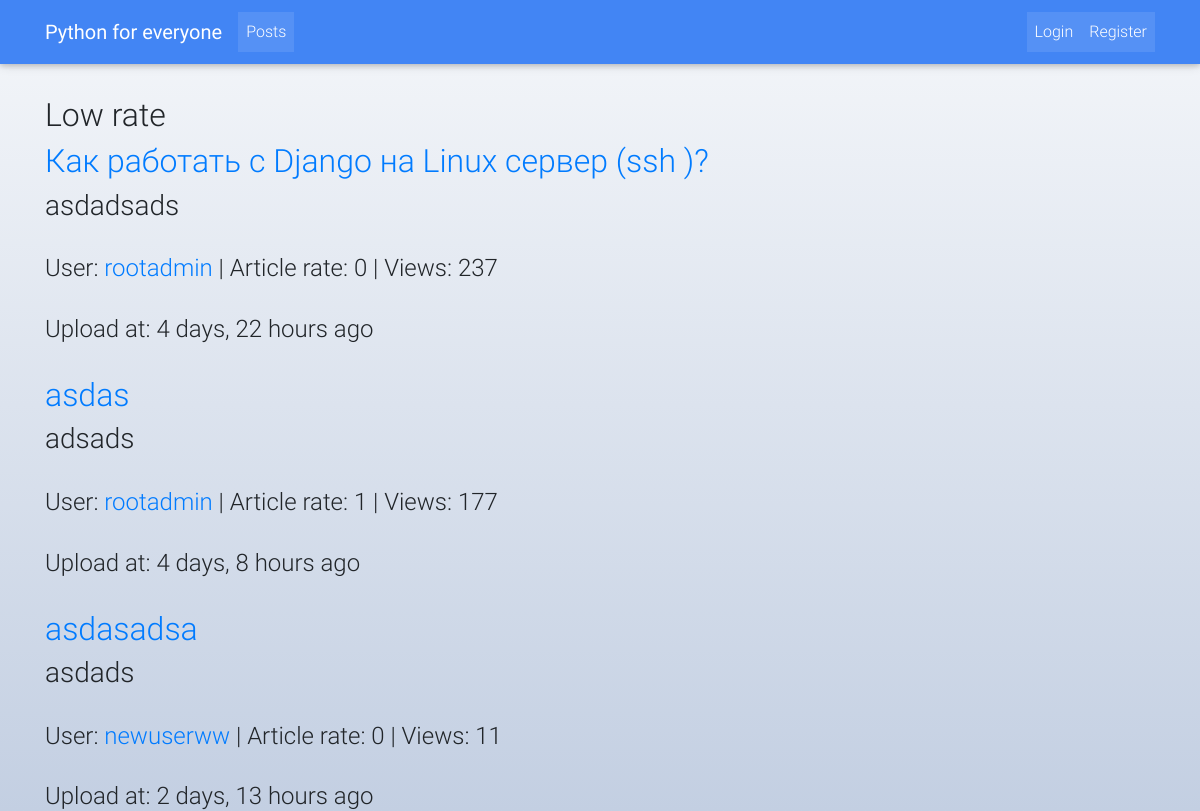
Before: /posts/rate/low_rate/ with the older database file.
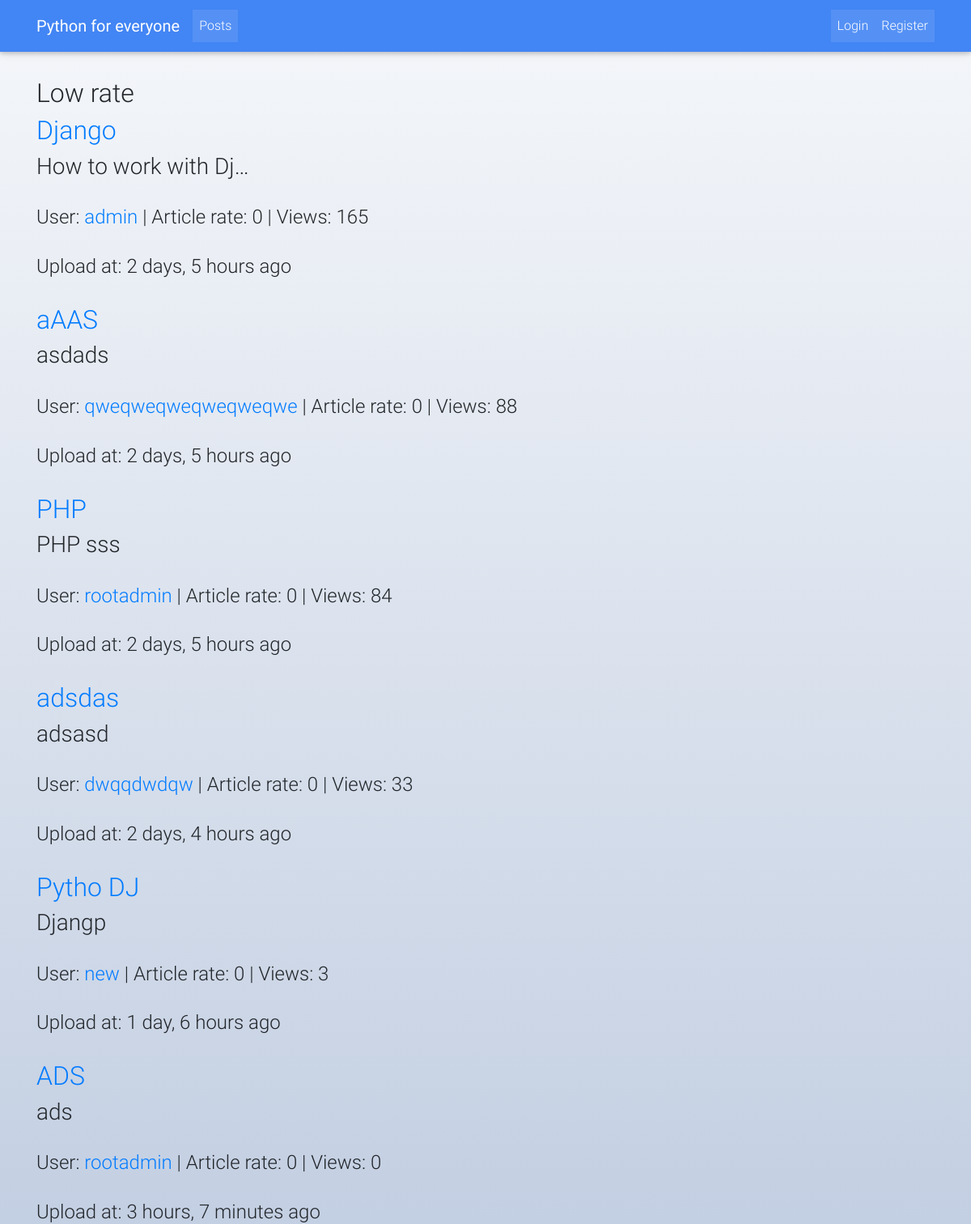
After: the same page with the newer database file.
### post/models.py (models this page shows, shortened)
class Posts(models.Model):
    user = models.ForeignKey(User, on_delete=models.CASCADE)
    title = models.CharField(max_length=50)
    content = models.TextField()
    image = models.ImageField(upload_to='media',
                              null=True,
                              blank=True,
                             )
    rate = models.IntegerField(default=0)
    views = models.PositiveIntegerField(default=0)
    updated_at = models.DateTimeField(auto_now_add=False, auto_now=True)
    timestamp = models.DateTimeField(auto_now_add=True, auto_now=False)
    objects = PostManager()
    likes = GenericRelation(Like)
    def get_user_url(self):
        return reverse("accounts:account", kwargs={"id": self.user.id})
    def get_absolute_url(self):
        return reverse("post:detail_page", kwargs={"id": self.id})

### post/views.py (the view)
# urls.py: re_path('^rate/(?P<slug>[-\w]+)/$', high_middle_low_rate, name='high_middle_low_rate'),
def high_middle_low_rate(request, slug):
    if slug not in ['high_rate', 'middle_rate', 'low_rate']:
        raise Http404
    if slug == 'high_rate':
        posts = Posts.objects.high_rate()
        slug1 = "High"
    if slug == 'middle_rate':
        posts = Posts.objects.middle_rate()
        slug1 = "Middle"
    if slug == 'low_rate':
        posts = Posts.objects.low_rate()
        slug1 = "Low"
    context = {
        'posts': posts,
        'title': slug1,
    }
    return render(request, "home/choose_rate.html", context)

### post/models.py (called while the page is built)
    def low_rate(self, *args, **kwargs):
        return Posts.objects.filter(rate__range=(0, 5))

### templates/home/choose_rate.html
{% extends "home/base.html" %}
{% block content %}
    <div class="container">
        <div class="col-xs-8 col-xs-offset-2">
            <h2>{{ title }} rate</h2>
            {% if posts %}
                {% for post in posts %}
                    <h2><a href="{{ post.get_absolute_url }}">{{ post.title }}</a></h2>
                    <h3>{{ post.content|truncatechars:20 }}</h3>
                    <h4>User: <a href="{{ post.get_user_url }}">{{ post.user.username }}</a> | Article rate: {{ post.rate }} | Views: {{ post.views }}</h4>
                    <h4>Upload at: {{ post.timestamp|timesince }} ago</h4>
                {% endfor %}
            {% else %}
                    <h2 class="alert alert-info">Ops, we haven't articles with this rate</h2>
                {% endif %}
        </div>
    </div>
{% endblock %}

### templates/home/base.html (shortened to what this page needs)
{% load staticfiles %}
<!DOCTYPE html>
<html lang="en" class="full-height">
<head>
    <link rel="stylesheet" href="../../static/css/bootstrap.min.css">
    <link rel="stylesheet" href="https://maxcdn.bootstrapcdn.com/font-awesome/4.7.0/css/font-awesome.min.css">
    <link rel="stylesheet" href="../../static/css/compiled.min.css">
    <link rel="stylesheet" href="../../static/css/style.css">
    <link rel="stylesheet" href="../../static/css/custom_style.css">
</head>
<body style="background: linear-gradient(#f5f7fa, #c3cfe2);">
<nav class="navbar navbar-expand-lg navbar-dark primary-color fixed-top scrolling-navbar">
    <div class="container">
      <a class="navbar-brand" href="{% url "start:home" %}">
        <strong>Python for everyone</strong>
      </a>
      <div class="collapse navbar-collapse" id="navbarSupportedContent-7">
        <ul class="navbar-nav mr-auto">
          <li class="nav-item active">
            <a class="nav-link" href="{% url "post:home_page" %}">Posts
            </a>
          </li>
        </ul>
          <ul class="navbar-nav nav-flex-icons">
              {% if request.user.is_authenticated %}
                  <li class="nav-item dropdown">
                    <a class="nav-link dropdown-toggle" id="navbarDropdownMenuLink" data-toggle="dropdown" aria-haspopup="true" aria-expanded="false">You: {{ request.user.username }}</a>
                    <div class="dropdown-menu dropdown-primary" aria-labelledby="navbarDropdownMenuLink">
                        <a class="dropdown-item" href="{% url "accounts:account" id=request.user.id %}">My account</a>
                        <a class="dropdown-item" href="{% url "accounts:account_change_profile" %}">Edit account</a>
                        <a class="dropdown-item" href="{% url "accounts:change_password" %}">Change password</a>
                        <a class="dropdown-item" href="{% url "logout_view" %}">Logout</a>
                    </div>
                  </li>
              {% else %}
                  <ul class="navbar-nav mr-auto">
                      <li class="nav-item active">
                        <a class="nav-link" href="{% url "login_view" %}">Login</a>
                      </li>
                      <li class="nav-item active">
                        <a class="nav-link" href="{% url "register_view" %}">Register</a>
                      </li>
                    </ul>
              {% endif %}
          </ul>
      </div>
    </div>
  </nav>
<div>
    <br><br><br><br>
    <div >
    {% block content %}
    {% endblock %}
</div>
</body>
</html>

### static/css/custom_style.css (style rules this page uses)
.navbar { background-color: transparent; }

Changed rows visible on the page:
removed Posts: title "Как работать с Django на Linux сервер (ssh )?", content "asdadsads", user.username "rootadmin", rate "0", views "237", timestamp "4 days, 22 hours"
removed Posts: title "asdas", content "adsads", user.username "rootadmin", rate "1", views "177", timestamp "4 days, 8 hours"
removed Posts: title "asdasadsa", content "asdads", user.username "newuserww", rate "0", views "11", timestamp "2 days, 13 hours"
added Posts: title "Django", content "How to work with Dj…", user.username "admin", rate "0", views "165", timestamp "2 days, 5 hours"
added Posts: title "aAAS", content "asdads", user.username "qweqweqweqweqweqwe", rate "0", views "88", timestamp "2 days, 5 hours"
added Posts: title "PHP", content "PHP sss", user.username "rootadmin", rate "0", views "84", timestamp "2 days, 5 hours"
added Posts: title "adsdas", content "adsasd", user.username "dwqqdwdqw", rate "0", views "33", timestamp "2 days, 4 hours"
added Posts: title "Pytho DJ", content "Djangp", user.username "new", rate "0", views "3", timestamp "1 day, 6 hours"
added Posts: title "ADS", content "ads", user.username "rootadmin", rate "0", views "0", timestamp "3 hours, 7 minutes"
